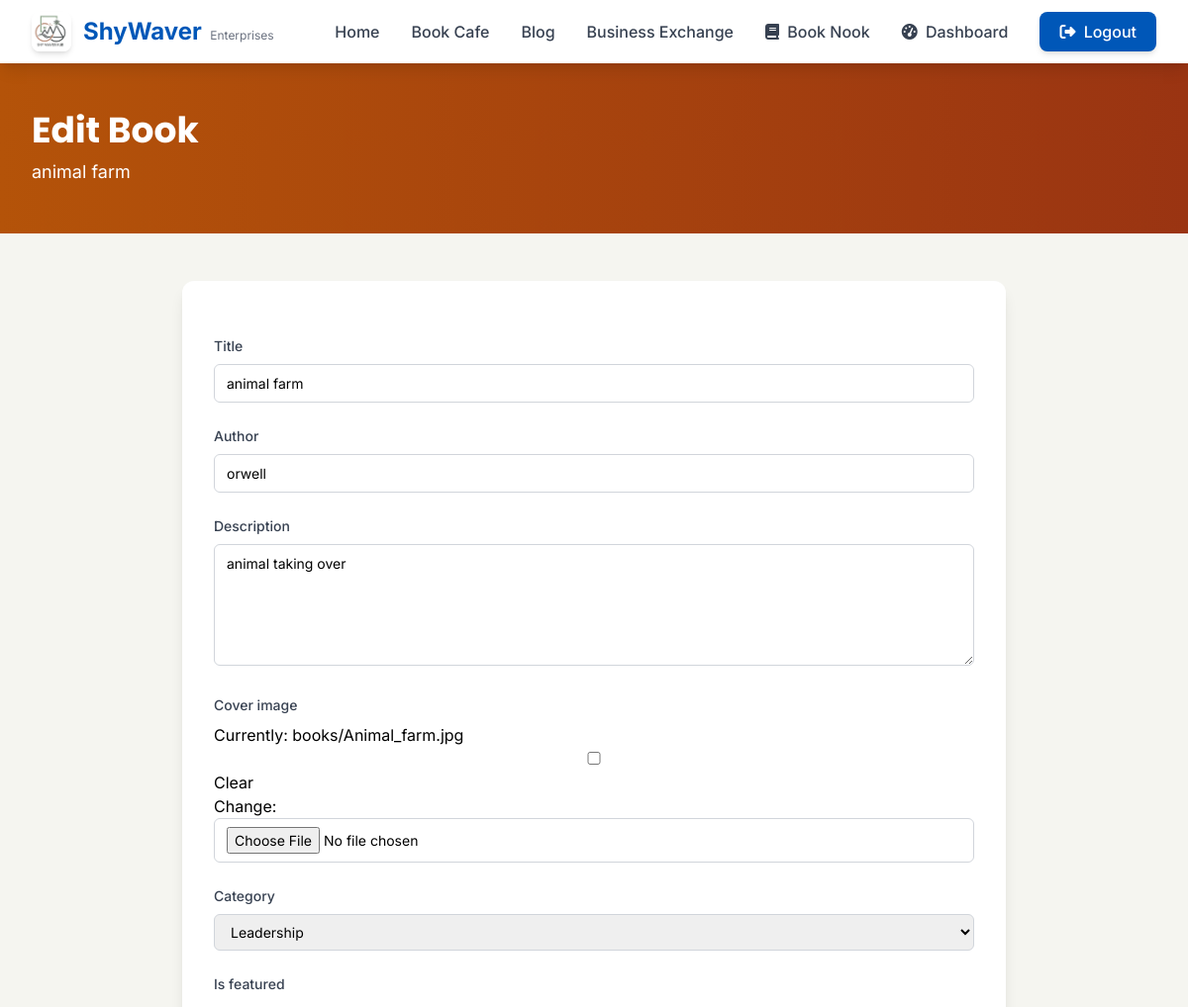
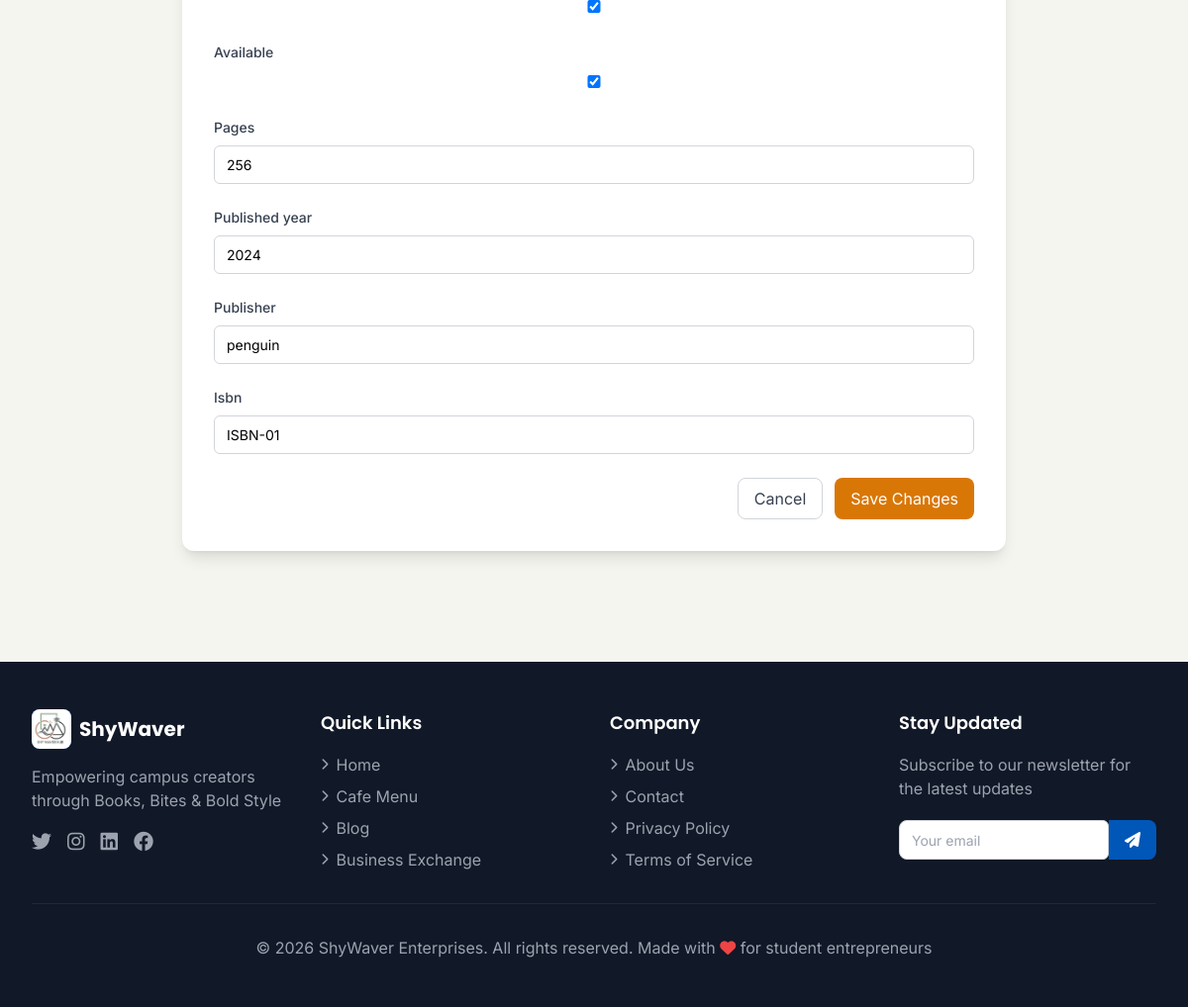
/book-nook/animal-farm/edit/ (signed in), run on the app's committed database (2 pictures, top to bottom).
### core/models.py (models this page shows, shortened)
class Book(models.Model):
    CATEGORY_CHOICES = [
        ('entrepreneurship', 'Entrepreneurship'),
        ('leadership', 'Leadership'),
        ('innovation', 'Innovation'),
        ('personal_growth', 'Personal Growth'),
        ('marketing', 'Marketing'),
        ('finance', 'Finance'),
        ('technology', 'Technology'),
        ('startup', 'Startup'),
    ]
    title = models.CharField(max_length=200)
    author = models.CharField(max_length=100)
    slug = models.SlugField(unique=True, blank=True)
    description = models.TextField()
    cover_image = models.ImageField(upload_to='books/', blank=True, null=True)
    category = models.CharField(max_length=20, choices=CATEGORY_CHOICES, default='entrepreneurship')
    is_featured = models.BooleanField(default=False)
    available = models.BooleanField(default=True)
    pages = models.IntegerField(default=0, help_text="Number of pages")
    published_year = models.IntegerField(default=2024)
    publisher = models.CharField(max_length=100, blank=True)
    isbn = models.CharField(max_length=20, blank=True, help_text="ISBN number")
    created_at = models.DateTimeField(auto_now_add=True)
    updated_at = models.DateTimeField(auto_now=True)

### core/views.py (the view)
# urls.py: path('book-nook/<slug:slug>/edit/', views.edit_book, name='edit_book'),
@login_required
@user_passes_test(lambda u: u.is_staff)
def edit_book(request, slug):
    book = get_object_or_404(Book, slug=slug)
    if request.method == 'POST':
        form = BookForm(request.POST, request.FILES, instance=book)
        if form.is_valid():
            form.save()
            messages.success(request, f'Book "{book.title}" updated successfully!')
            return redirect('book_detail', slug=book.slug)
    else:
        form = BookForm(instance=book)
    return render(request, 'edit_book.html', {'form': form, 'book': book})

### core/forms.py
class BookForm(forms.ModelForm):
    class Meta:
        model = Book
        fields = ['title', 'author', 'description', 'cover_image', 'category',
                  'is_featured', 'available', 'pages', 'published_year',
                  'publisher', 'isbn']
        widgets = {
            'description': forms.Textarea(attrs={'rows': 5, 'placeholder': 'Write a detailed description of the book...'}),
            'title': forms.TextInput(attrs={'placeholder': 'Book title'}),
            'author': forms.TextInput(attrs={'placeholder': 'Author name'}),
            'publisher': forms.TextInput(attrs={'placeholder': 'Publisher name'}),
            'isbn': forms.TextInput(attrs={'placeholder': 'ISBN-13 or ISBN-10'}),
        }

### core/context_processors.py (called while the page is built)
def site_context(request):
    return {
        'menu_categories': MenuItem.CATEGORY_CHOICES if hasattr(MenuItem, 'CATEGORY_CHOICES') else [],
        'business_categories': BusinessCategory.objects.all() if hasattr(BusinessCategory, 'objects') else [],
    }

### templates/edit_book.html (shortened to what this page needs)
{% extends 'base.html' %}
{% block content %}
<div class="bg-gradient-to-r from-amber-700 to-orange-800 text-white py-12">
    <div class="max-w-7xl mx-auto px-4 sm:px-6 lg:px-8">
        <h1 class="text-3xl md:text-4xl font-bold">Edit Book</h1>
        <p class="text-lg mt-2">{{ book.title }}</p>
    </div>
</div>
<div class="max-w-4xl mx-auto px-4 sm:px-6 lg:px-8 py-12">
    <div class="bg-white rounded-xl shadow-lg overflow-hidden">
        <div class="p-6 md:p-8">
            <form method="POST" enctype="multipart/form-data" class="space-y-6">
                {% for field in form %}
                <div>
                    <label for="{{ field.id_for_label }}" class="block text-sm font-medium text-gray-700 mb-2">
                        {{ field.label }}
                    </label>
                    {{ field }}
                </div>
                {% endfor %}
                <div class="flex justify-end space-x-3">
                    <a href="{% url 'book_detail' book.slug %}" class="px-4 py-2 border border-gray-300 rounded-lg text-gray-700 hover:bg-gray-50 transition">Cancel</a>
                    <button type="submit" class="px-4 py-2 bg-amber-600 text-white rounded-lg hover:bg-amber-700 transition">Save Changes</button>
                </div>
            </form>
        </div>
    </div>
</div>
{% endblock %}

### templates/base.html (style rules this page uses)
* { font-family: 'Inter', sans-serif; }
h1, h2, h3, h4, h5, h6 { font-family: 'Poppins', sans-serif; }
.bg-cream { background-color: #F5F5F0; }
html { scroll-behavior: smooth; }

### templates/edit_book.html (style rules this page uses)
input, textarea, select { width: 100%; padding: 0.5rem 0.75rem; border: 1px solid #d1d5db; border-radius: 0.375rem; font-size: 0.875rem; }
textarea { min-height: 100px; }

### data on the page
Book: title "animal farm", form "animal farm" "orwell" "animal taking over" "Leadership" "☑" "☑" "256" "2024" "penguin" "ISBN-01"

### other printed values
{{ field.label }} "Title" "Author" "Description" "Cover image" "Category" "Is featured" "Available" "Pages" "Published year" "Publisher" "Isbn"
